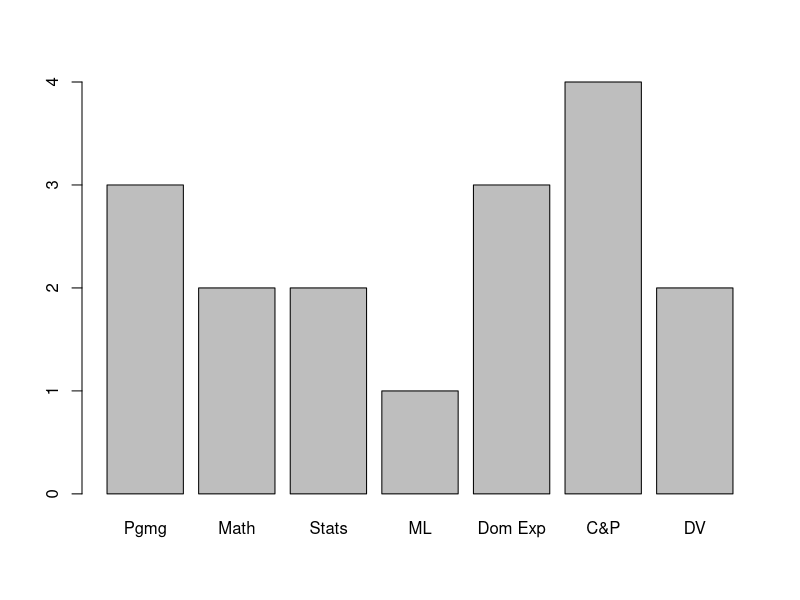

The R source for this figure:
##################################################################
# Question 4: My Data Science Profile as a Dataframe and 
# presented as a bar graph.
##################################################################

Category <- c("Pgmg", "Math", "Stats", "ML", 
              "Dom Exp", "C&P", "DV")
Ranking <- c(3, 2, 2, 1, 3, 4, 2)
dfProfile <- data.frame(Category, Ranking)
dfProfile
barplot(Ranking, names.arg = Category)
print("See Plot image: cwoodruff_barplot.png")